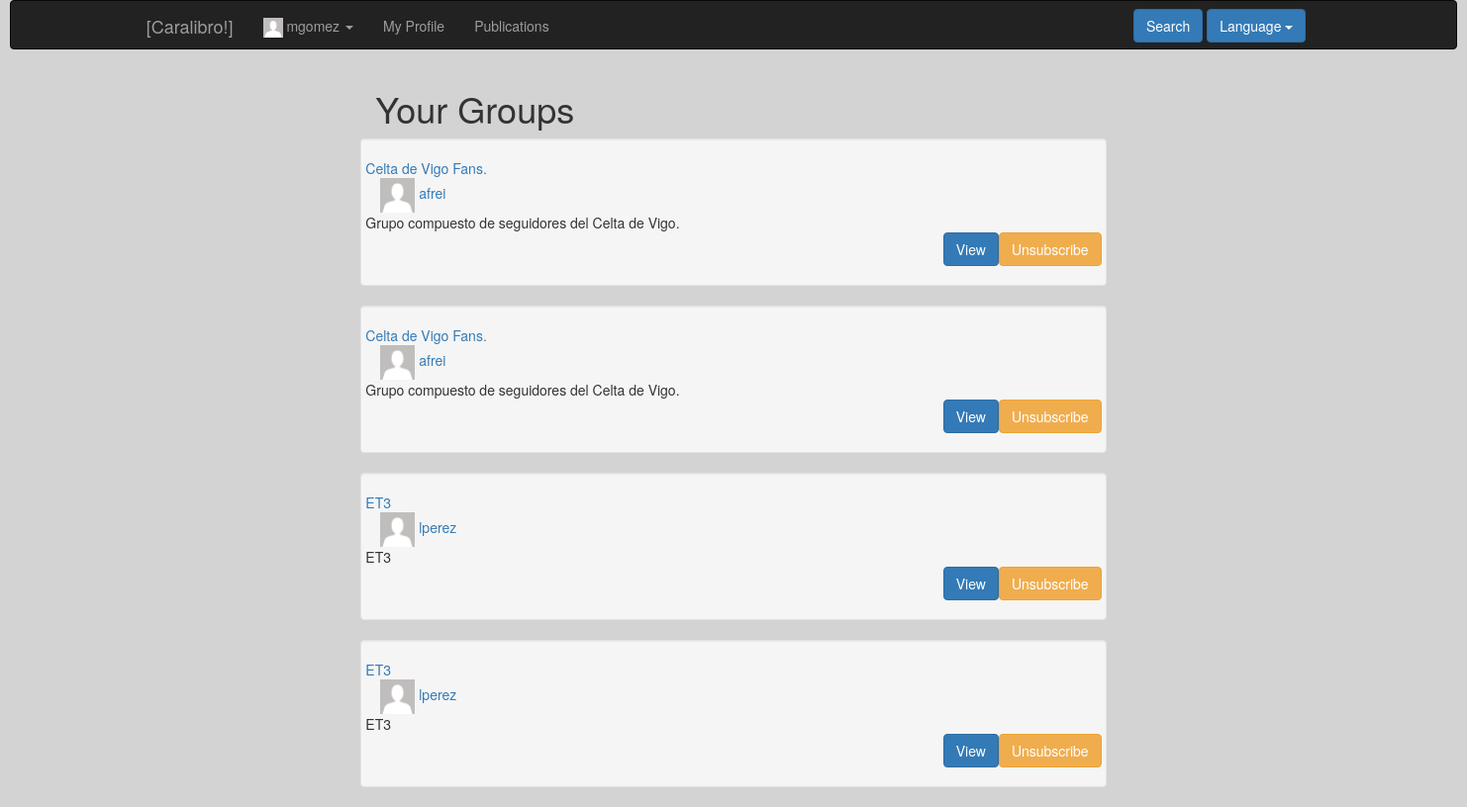
The page /index.php?controller=usergroup&action=showall&id=3 (signed in) on the database its author committed.
### tables this page shows
CREATE TABLE IF NOT EXISTS `groupp` (
`id` int(11) NOT NULL,
  `name` varchar(255) NOT NULL,
  `description` text NOT NULL,
  `owner` int(11) NOT NULL,
  `private` tinyint(1) NOT NULL,
  `creationdate` date NOT NULL,
  `status` tinyint(1) NOT NULL
);

CREATE TABLE IF NOT EXISTS `user` (
`id` int(11) NOT NULL,
  `name` varchar(50) NOT NULL,
  `surname` varchar(100) NOT NULL,
  `email` varchar(100) NOT NULL,
  `phone` int(9) NOT NULL,
  `user` varchar(50) NOT NULL,
  `password` varchar(255) NOT NULL,
  `birthday` date NOT NULL,
  `address` varchar(100) NOT NULL,
  `status` tinyint(1) NOT NULL,
  `photo` varchar(255) DEFAULT NULL,
  `type` tinyint(1) NOT NULL,
  `private` tinyint(1) NOT NULL
);

### core/ViewManager.php (called while the page is built, shortened)
<?php
class ViewManager {
    private $fragmentContents = array();
    private $variables = array();
    private $currentFragment = self::DEFAULT_FRAGMENT;
    private $layout = "default";
    private function saveCurrentFragment() {
        $this->fragmentContents[$this->currentFragment].=ob_get_contents();
    }
    public function moveToFragment($name) {
        $this->currentFragment = $name;
    }
    public function getFragment($fragment, $default="") {
        if (!isset($this->fragmentContents[$fragment])) {
            return $default;
        }
        return $this->fragmentContents[$fragment];
    }
    public function setVariable($varname, $value, $flash=false) {
        $this->variables[$varname] = $value;
    }
    public function getVariable($varname, $default=NULL) {
        if (!isset($this->variables[$varname])) {
            return $default;
        }
        return $this->variables[$varname];
    }
    public function setLayout($layout) {
        $this->layout = $layout;
    }
    public function render($controller, $viewname) {
        include(__DIR__."/../Views/$controller/$viewname.php");
        $this->renderLayout();
    }
    private function renderLayout() {
        include(__DIR__."/../Views/layouts/".$this->layout.".php");
    }
    private static $viewmanager_singleton = NULL;
    public static function getInstance() {
        if (self::$viewmanager_singleton == null) {
            self::$viewmanager_singleton = new ViewManager();
        }
        return self::$viewmanager_singleton;
    }
}

### Controllers/USERGROUP_Controller.php (called while the page is built, shortened)
<?php
require_once(__DIR__ . "/../core/ViewManager.php");
require_once(__DIR__ . "/../core/I18n.php");
require_once(__DIR__ . "/../Models/USERGROUP_Model.php");
class USERGROUP_Controller extends BaseController
{
    private $usergroupModel;
    public function __construct()
    {
        $this->usergroupModel = new USERGROUP_Model();
        $this->view->setLayout("base");
    }
    public function showall()
    {
        $userid = $_REQUEST["id"];
        $groups = $this->usergroupModel->showall($userid);
        $this->view->setVariable("groups", $groups);
        $this->view->render("usergroup", "USERGROUP_SHOWALL_Vista");
    }
}

### index.php (called while the page is built, shortened)
<?php
function run() {
    try{
        $controller = loadController($_GET["controller"]);
        $actionName = $_GET["action"];
        $controller->$actionName();
    } catch (Exception $ex) {
        die($ex->getMessage());
    }
}
function loadController($controllerName) {
    return new $controllerClassName();
}
run();
?>

### Views/messages/messages_es.php (called while the page is built)
<?php
  $i18n_messages =
  array(
  )
?>

### core/I18n.php (called while the page is built, shortened)
<?php
class I18n {
  private $messages;
  public function setLanguage($language) {
    $this->messages = $i18n_messages;
  }
  public function i18n($key) {
    if (isset($this->messages[$key])){
      return $this->messages[$key];
    }else{
      return $key;
    }
  }
  private static $i18n_singleton = null;
  public static function getInstance() {
    if (self::$i18n_singleton == NULL) {
      self::$i18n_singleton = new I18n();
    }
    return self::$i18n_singleton;
  }
}
function i18n($key) {
  return I18n::getInstance()->i18n($key);
}

### Models/Group.php (called while the page is built, shortened)
<?php
class Group
{
    private $id;
    private $name;
    private $description;
    private $owner;
    public function __construct($id = NULL, $name = NULL, $description = NULL, $owner = NULL, $private = NULL, $creationdate = NULL, $status = NULL)
    {
        $this->id           = $id;
        $this->name         = $name;
        $this->description  = $description;
        $this->owner        = $owner;
    }
    public function getID()
    {
        return $this->id;
    }
    public function getName()
    {
        return $this->name;
    }
    public function getDescription()
    {
        return $this->description;
    }
    public function getOwner()
    {
        return $this->owner;
    }
}
?>

### Models/USERGROUP_Model.php (called while the page is built, shortened)
<?php
require_once(__DIR__ . "/../core/PDOConnection.php");
require_once(__DIR__ . "/../Models/Group.php");
class USERGROUP_Model
{
    private $db;
    public function __construct()
    {
        $this->db = PDOConnection::getInstance();
    }
    public function showall($currentuserid, $add = 1)
    {
        $groups = array();
        $sql = $this->db->prepare("
            SELECT g.id as id,g.name as name,g.description as description ,g.owner as owner,g.private as private,g.creationdate as creationdate,g.status as status
            FROM groupp as g, usergroup as ug
            WHERE ug.member=? AND ug.status=?
            ORDER BY g.name");
        $sql->execute(array(
            $currentuserid,
            $add
        ));
        $groups_db = $sql->fetchAll(PDO::FETCH_ASSOC);
        $sql = $this->db->prepare("
            SELECT g.id as id,g.name as name,g.description as description ,g.owner as owner,g.private as private,g.creationdate as creationdate,g.status as status
            FROM groupp as g, usergroup as ug
            WHERE ug.secondarymember=? AND ug.status=?
            ORDER BY g.name");
        $sql->execute(array(
            $currentuserid,
            $add
        ));
        $groups_db = $sql->fetchAll(PDO::FETCH_ASSOC);
        foreach ($groups_db as $group) {
            array_push($groups, new Group($group["id"], $group["name"], $group["description"], $group["owner"], $group["private"], $group["creationdate"], $group["status"]));
        }
        return $groups;
    }
}

### core/PDOConnection.php (called while the page is built)
<?php
class PDOConnection {
    private static $dbhost = "127.0.0.1";
    private static $dbname = "ET3Grupo1";
    private static $dbuser = "ET3Grupo1";
    private static $dbpass = "ET3Grupo1";
    private static $db_singleton = null;
    public static function getInstance() {
        if (self::$db_singleton == null) {
            self::$db_singleton = new PDO(
                "mysql:host=".self::$dbhost.";dbname=".self::$dbname.";charset=utf8",
                self::$dbuser,
                self::$dbpass,
                array(
                    PDO::ATTR_EMULATE_PREPARES => false,
                    PDO::ATTR_ERRMODE => PDO::ERRMODE_EXCEPTION
                )
            );
        }
        return self::$db_singleton;
    }
}
?>

### Models/USER_Model.php (called while the page is built, shortened)
<?php
require_once(__DIR__."/../core/PDOConnection.php");
class USER_Model {
    private $db;
    public function __construct()
    {
        $this->db = PDOConnection::getInstance();
    }
    public function showcurrent($userID)
    {
        $sql = $this->db->prepare("SELECT * FROM user WHERE id=?");
        $sql->execute(array($userID));
        $user = $sql->fetch(PDO::FETCH_ASSOC);
        if($user != NULL) {
            return new User($user["id"], $user["user"], $user["name"], $user["surname"], $user["email"],
                                        $user["phone"], $user["birthday"], $user["address"], $user["status"],
                                        $user["photo"], $user["type"], $user["private"]);
        } else {
            return NULL;
        }
    }
}

### Models/User.php (called while the page is built, shortened)
<?php
class User {
    private $id;
    private $user;
    private $photo;
    public function __construct($id=NULL, $user=NULL, $name=NULL, $surname=NULL, $email=NULL, $phone=NULL,
                                $birthday=NULL, $address=NULL, $status=1, $photo=NULL, $type=0,
                                $private=0, $password=NULL)
    {
     $this->id = $id;
     $this->user = $user;
     $this->photo = $photo;
    }
    public function getID() {
        return $this->id;
    }
    public function setID($id) {
        $this->id = $id;
    }
    public function getUser() {
        return $this->user;
    }
    public function getPhoto() {
        return $this->photo;
    }
}

### Views/usergroup/USERGROUP_SHOWALL_Vista.php (the view, shortened to what this page needs)
<?php
require_once(__DIR__."/../../core/ViewManager.php");
require_once(__DIR__."/../../Models/USER_Model.php");
$view = ViewManager::getInstance();
$currentuserid = $view->getVariable("currentuserid");
$errors = $view->getVariable("errors");
$groups = $view->getVariable("groups");
$umapper = new USER_Model();
?>
<?php print_r($errors) ?>
 	<div class="col-md-8 col-md-offset-2">
 		<div class="row">
 			<div class="col-md-3">
	 			<div class="container">
	 				<h1 class="heading"><?= i18n("Your Groups") ?></h1>
	 			</div>
 			</div>
 		</div>
		<?php foreach ($groups as $group): ?>
				<div class="well">
		 			<div class="row">
		 				<a href="index.php?controller=group&action=showcurrent&id=<?= $group->getID()  ?>"><?= $group->getName()?></a>
		 			</div>
		 			<div class="">
		 				<a href="index.php?controller=user&action=showcurrent&id=<?= $group->getOwner()  ?>">
		 				<?php $owner = $umapper->showcurrent($group->getOwner())?>
		 				<?php if ($owner->getPhoto() != NULL): ?>
		 					<img class="smallPhoto" src="media/profileImages/<?=$owner->getPhoto() ?>" alt="">
		 				<?php else: ?>
		 					<img class="smallPhoto" src="media/profileImages/default.png" alt="">
		 				<?php endif ?>
		 				<?= $owner->getUser(); ?></a>
		 			</div>
		 			<div class="row">
		 				<?= $group->getDescription() ?>
		 			</div>
		 			<div class="row">
		 			<?php if ($owner->getID() == $currentuserid): ?>
		 				<div class="pull-right">
			 				<a href="index.php?controller=group&action=delete&id=<?= $group->getID()  ?>">
			 					<button class="btn btn-danger"><?= i18n("Delete") ?></button>
			 				</a>
			 			</div>
			 		<?php else: ?>
			 			<div class="pull-right">
			 				<form action="index.php?controller=usergroup&action=delete" method="post">
			 					<button type="submit" name="id" value="<?=$group->getID() ?>"	 class="btn btn-warning"><?= i18n("Unsubscribe") ?></button>
			 				</form>
			 			</div>
		 			<?php endif ?>
		 				<div class="pull-right">
			 				<a href="index.php?controller=group&action=showcurrent&id=<?= $group->getID()  ?>">
			 					<button class="btn btn-primary"><?= i18n("View") ?></button>
			 				</a>
			 			</div>
		 			</div>
		 		</div>
		<?php endforeach ?>
 	</div>

### Views/layouts/base.php (shortened to what this page needs)
<?php
require_once(__DIR__ . "/../../core/ViewManager.php");
require_once(__DIR__ . "/../../Models/USER_Model.php");
$view        = ViewManager::getInstance();
$currentuser = $view->getVariable("currentusername");
$userid = $view->getVariable("currentuserid");
$umapper = new USER_Model();
$photo = $umapper->showcurrent($userid)->getPhoto();
?><!DOCTYPE html>
<html>
    <head>
	<link rel="stylesheet" href="https://maxcdn.bootstrapcdn.com/bootstrap/3.3.7/css/bootstrap.min.css" type="text/css">
	<link rel="stylesheet" href="font-awesome/css/font-awesome.min.css" type="text/css">
	<link rel="stylesheet" href="css/style.css" type="text/css">
    <link href="lib/datatables-plugins/dataTables.bootstrap.css" rel="stylesheet">
    <link href="lib/datatables-responsive/dataTables.responsive.css" rel="stylesheet">
    <link rel="stylesheet" href="//code.jquery.com/ui/1.12.1/themes/base/jquery-ui.css">
    </head>
    <body>
	<header>
		<nav class="navbar navbar-inverse">
  <div class="container-fluid col-md-10 col-md-offset-1">
    <div class="navbar-header">
      <a class="navbar-brand" href="index.php?controller=user&action=home">[Caralibro!]</a>
    </div>
    <div class="collapse navbar-collapse" id="collapse-1">
      <ul class="nav navbar-nav">
        <ul class="nav navbar-nav navbar-left">
        <li class="dropdown">
          <a href="#" class="dropdown-toggle" data-toggle="dropdown" role="button" aria-haspopup="true" aria-expanded="false">
          <?php if ($photo != NULL): ?>
            <img class="profileThumbnail" src="media/profileImages/<?=$photo ?>" alt="">
          <?php else:  ?>
            <img class="profileThumbnail" src="media/profileImages/default.png" alt="">
          <?php endif ?>
           <?=$currentuser ?>
          <span class="caret"></span></a>
        </li>
        <li><li><a href="index.php?controller=user&action=showcurrent&id=<?= $userid ?>"><?= i18n("My Profile") ?></a></li></li>
      </ul>
        <li><a href="index.php?controller=publication&action=showall&id=<?= $userid ?>&type=user"><?= i18n("Publications") ?></a></li>
      </ul>
      <ul class="navbar-form navbar-right">
        <a href="index.php?controller=user&action=search"><button type="submit" class="btn btn-primary"><?= i18n("Search") ?></button></a>
        <?php include(__DIR__."/../layouts/language_select_element.php"); ?>
    </div>
  </div>
</nav>
	</header>
	<main>
	    <div class="col-xs-12 col-md-10 col-md-offset-1" >
        <div class="container-fluid">
          <?= $view->getFragment(ViewManager::DEFAULT_FRAGMENT) ?>
        </div>
	    </div>
	</main>
    </body>
</html>

### Views/layouts/language_select_element.php (shortened to what this page needs)
<div class="btn-group">
  <button type="button" class="btn btn-primary dropdown-toggle" data-toggle="dropdown">
  <?= i18n("Language") ?> <span class="caret"></span>
</button>
</div>

### css/style.css (style rules this page uses)
body { background-color: #d3d3d3; }
nav { height: 10px; margin-left: 10px; margin-right: 10px; color: #d3f4c5; }
.profileThumbnail { height: 20px; width: 20px; }
.smallPhoto { height: 35px; width: 35px; }

### rows shown on the page
groupp: name "Celta de Vigo Fans.", owner.user "afrei", description "Grupo compuesto de seguidores del Celta de Vigo.", $group->getID() 2 (drawn)
groupp: name "ET3", owner.user "lperez", description "ET3", $group->getID() 1 (drawn)

### other values the page prints
$currentuser "mgomez"
i18n("My Profile") "My Profile"
i18n("Publications") "Publications"
i18n("Search") "Search"
i18n("Language") "Language"
i18n("Your Groups") "Your Groups"
